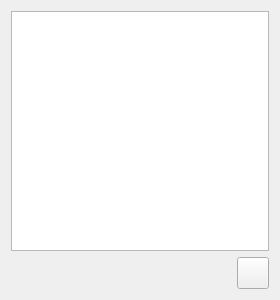
<?xml version="1.0" encoding="UTF-8"?>
<ui version="4.0">
 <class>DevicesDock</class>
 <widget class="QWidget" name="DevicesDock">
  <property name="geometry">
   <rect>
    <x>0</x>
    <y>0</y>
    <width>280</width>
    <height>300</height>
   </rect>
  </property>
  <property name="windowTitle">
   <string>Form</string>
  </property>
  <layout class="QVBoxLayout" name="verticalLayout">
   <item>
    <widget class="MyListWidget" name="listWidget"/>
   </item>
   <item>
    <layout class="QHBoxLayout" name="horizontalLayout" stretch="1,0">
     <item>
      <spacer name="horizontalSpacer">
       <property name="orientation">
        <enum>Qt::Horizontal</enum>
       </property>
       <property name="sizeHint" stdset="0">
        <size>
         <width>40</width>
         <height>20</height>
        </size>
       </property>
      </spacer>
     </item>
     <item>
      <widget class="QPushButton" name="btn_search">
       <property name="minimumSize">
        <size>
         <width>32</width>
         <height>32</height>
        </size>
       </property>
       <property name="maximumSize">
        <size>
         <width>32</width>
         <height>32</height>
        </size>
       </property>
       <property name="styleSheet">
        <string notr="true">border-image: url(:/image/refresh.png);</string>
       </property>
       <property name="text">
        <string/>
       </property>
      </widget>
     </item>
    </layout>
   </item>
  </layout>
 </widget>
 <customwidgets>
  <customwidget>
   <class>MyListWidget</class>
   <extends>QListWidget</extends>
   <header>mylistwidget.h</header>
  </customwidget>
 </customwidgets>
 <resources/>
 <connections/>
</ui>
